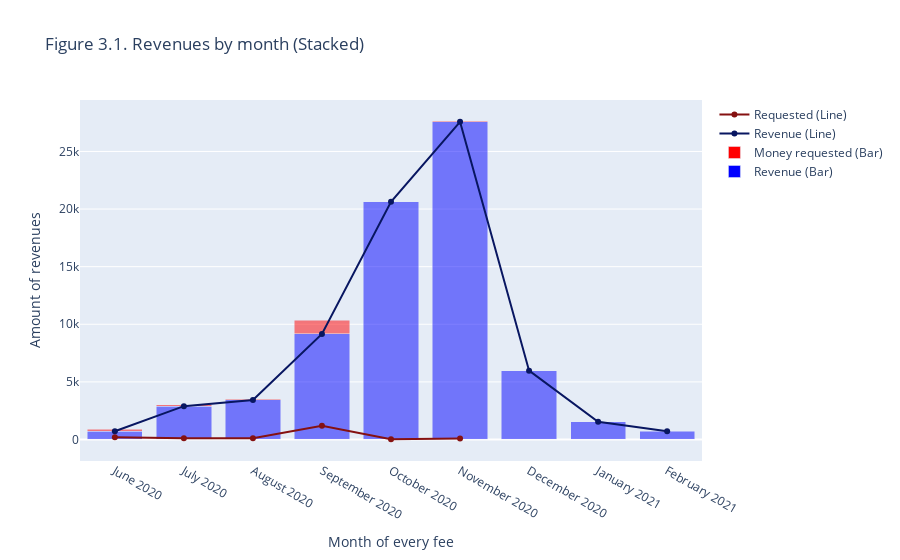

Notebook code cell kept with this figure:
### Code cell
# Let's do a bar chart with a plot line so we can visualize this better, for month and revenues:

# Get all unique months, sorted
## Create formatted labels for the y-axis so it has the name of the month in it
formatted_months = pd.to_datetime(
    revenue_by_month['month_of_fee'], format='%Y-%m').sort_values().dt.strftime('%B %Y').unique()

# Bar + Line
fig = go.Figure()

# Bar chart for revenue
fig.add_trace(go.Bar(
    x=formatted_months,
    y=revenue_by_month['total_amount'],
    name='Revenue (Bar)',
    marker=dict(color='blue', opacity=0.5)
))

# Bar chart for money requested (owed)
fig.add_trace(go.Bar(
    x=formatted_months,
    y=owed_by_month['amount'],
    name='Money requested (Bar)',
    marker=dict(color='red', opacity=0.5)
))

# Line for revenues out of fees
fig.add_trace(go.Scatter(
    x=formatted_months,
    y=revenue_by_month['total_amount'],
    name='Revenue (Line)',
    mode='lines+markers',
    line=dict(color="#081661")
))

# Line for cash requested
fig.add_trace(go.Scatter(
    x=formatted_months,
    y=owed_by_month['amount'],
    name='Requested (Line)',
    mode='lines+markers',
    line=dict(color="#851111")
))

fig.update_layout(
    barmode='stack',
    title="Figure 3.1. Revenues by month (Stacked)",
    xaxis_title="Month of every money transfer",
    yaxis_title="Amount of revenues",
    xaxis=dict(
        tickmode='array',
        tickvals=formatted_months,
        ticktext=formatted_months,
        title='Month of every fee'
    )
)

fig.show()

### Figure 1 — Plotly figure (JSON) as saved in the notebook; plotly's stock layout.template omitted (floating-point values rounded to 4 significant figures)
{"data": [{"marker": {"color": "blue", "opacity": 0.5}, "name": "Revenue (Bar)", "type": "bar", "x": ["June 2020", "July 2020", "August 2020", "September 2020", "October 2020", "November 2020", "December 2020", "January 2021", "February 2021"], "y": [710.0, 2895.0, 3430.0, 9165.0, 20630.0, 27580.0, 5975.0, 1530.0, 710.0]}, {"marker": {"color": "red", "opacity": 0.5}, "name": "Money requested (Bar)", "type": "bar", "x": ["June 2020", "July 2020", "August 2020", "September 2020", "October 2020", "November 2020", "December 2020", "January 2021", "February 2021"], "y": [200.0, 100.0, 100.0, 1200.0, 25.0, 75.0]}, {"line": {"color": "#081661"}, "mode": "lines+markers", "name": "Revenue (Line)", "type": "scatter", "x": ["June 2020", "July 2020", "August 2020", "September 2020", "October 2020", "November 2020", "December 2020", "January 2021", "February 2021"], "y": [710.0, 2895.0, 3430.0, 9165.0, 20630.0, 27580.0, 5975.0, 1530.0, 710.0]}, {"line": {"color": "#851111"}, "mode": "lines+markers", "name": "Requested (Line)", "type": "scatter", "x": ["June 2020", "July 2020", "August 2020", "September 2020", "October 2020", "November 2020", "December 2020", "January 2021", "February 2021"], "y": [200.0, 100.0, 100.0, 1200.0, 25.0, 75.0]}], "layout": {"barmode": "stack", "title": {"text": "Figure 3.1. Revenues by month (Stacked)"}, "xaxis": {"tickmode": "array", "ticktext": ["June 2020", "July 2020", "August 2020", "September 2020", "October 2020", "November 2020", "December 2020", "January 2021", "February 2021"], "tickvals": ["June 2020", "July 2020", "August 2020", "September 2020", "October 2020", "November 2020", "December 2020", "January 2021", "February 2021"], "title": {"text": "Month of every fee"}}, "yaxis": {"title": {"text": "Amount of revenues"}}}}
